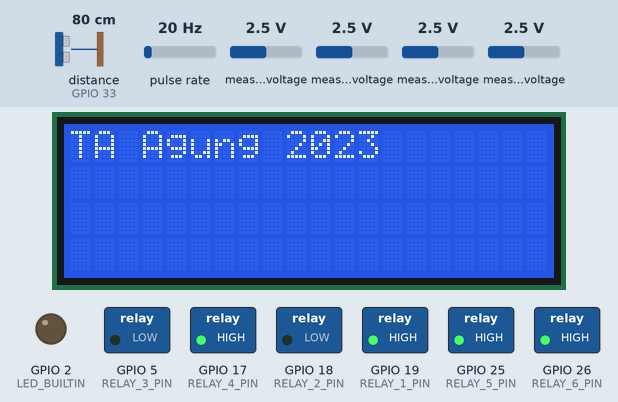
This sketch was run on a simulated ESP32. On the bench: 20×4 character LCD, switched loads named in the sketch (green lamp = pin HIGH), output pins drawn as LEDs (lit = HIGH). Wiring (inferred from the names in the program): ultrasonic range finder: trigger GPIO 32; echo GPIO 33; pulse sensor: data GPIO 16. The test bench sets the inputs (shaded band); at power-on: distance to the obstacle (sensor on GPIO 33) 80 cm, measured voltage 2.5 V, pulse rate 20 Hz. The echo pulse lasts 58.3 µs per cm; WiFi joins after 1.5 s; servers stay silent unless stated; no MQTT or app messages arrive unless stated; pins used as bus, display or sensor lines are not drawn; what the sketch prints to the serial monitor is not drawn.

Above: at 3.3 s.
At 7.4 s:
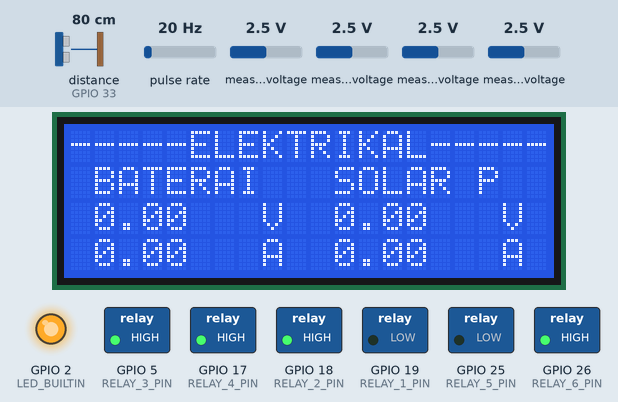
7.5 s: distance to the obstacle (sensor on GPIO 33) set to 2 cm
At 9.57 s:
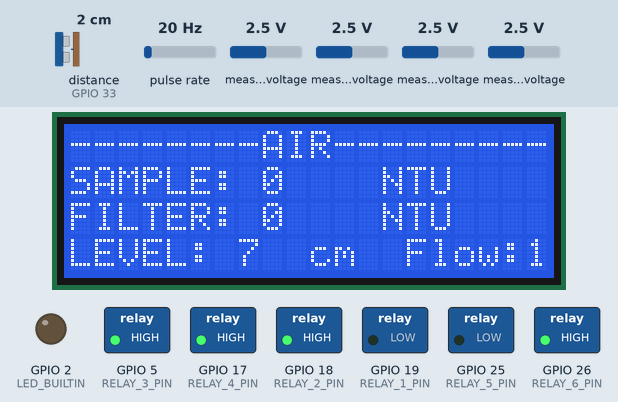
10.1 s: measured voltage (sensor 200) set to 1.5 V
11.9 s: measured voltage (sensor 200) set to 1.2 V
At 13.89 s:
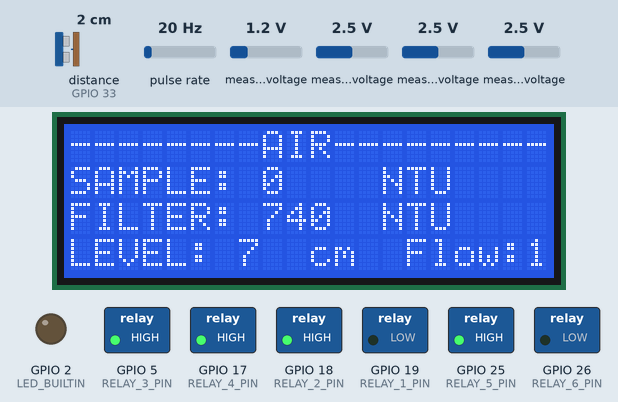
14.6 s: measured voltage (sensor 201) set to 1.5 V
16.8 s: measured voltage (sensor 201) set to 1.2 V
At 17.33 s:
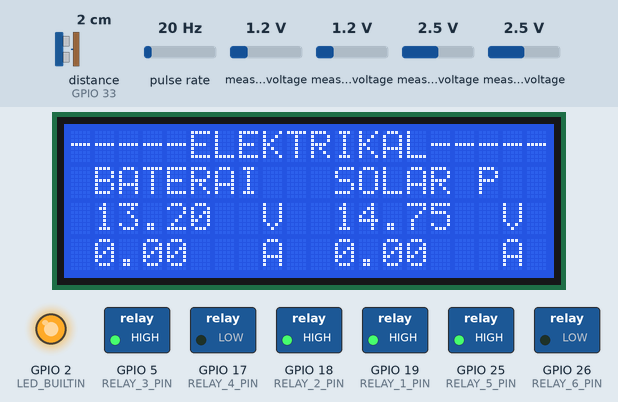
19.0 s: measured voltage (sensor 200) set to 2.5 V
At 21.2 s:
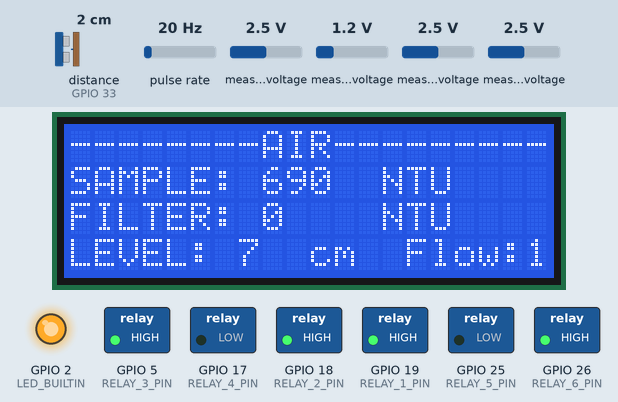
Timing chart, 0 to 22.2 s (numbered marks = the images above; inputs shaded):
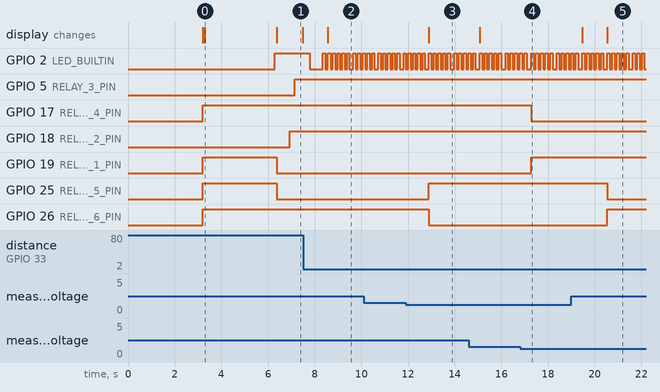

The sketch:

TA_Agung_ESP.ino
```cpp
#include <WiFi.h>
#include <PubSubClient.h>                   // Install Library by Nick O'Leary version 2.7.0
#include "ADS1X15.h"                        // Install Library by Rob Tillaart version 0.3.9
#include <LiquidCrystal_I2C.h>              // Install Library by Marco Schwartz version 1.1.2

#include "mqtt_secrets.h"

char nama_wifi[] = "Monggo nunut";
char password_wifi[] = "fan071196";

WiFiClient espClient;
PubSubClient client(espClient);

#define MQTT_ID         "ddfdf6cd-f3eb-4936-a8cb-440ff3518b96"

#define MQTT_BROKER     "broker.emqx.io"            //
#define MQTT_PORT       1883                        //
#define MQTT_USERNAME   ""                          // Change to your Username from Broker
#define MQTT_PASSWORD   ""                          // Change to your password from Broker
#define MQTT_TIMEOUT    10
#define MQTT_QOS        0
#define MQTT_RETAIN     false

#define MQTT2_BROKER    "mqtt3.thingspeak.com"
#define MQTT2_PORT      1883
#define MQTT2_TIMEOUT   10
#define MQTT2_QOS       0
#define MQTT2_RETAIN    false
#define CHANNEL_ID      2193286

#define MQTT_LEN  100
String mqtt_payload;

#define SERIAL_LEN   1000
char text[SERIAL_LEN];

#define LED_BUILTIN         2

#define FLOW_PIN            16
float calibrationFactor = 4.5;

#define RELAY_ON            LOW
#define RELAY_OFF           HIGH

#define RELAY_1_PIN         19
#define RELAY_2_PIN         18
#define RELAY_3_PIN         5
#define RELAY_4_PIN         17
#define RELAY_5_PIN         25
#define RELAY_6_PIN         26

#define JARAK_TRIG_PIN      32
#define JARAK_ECHO_PIN      33
#define JARAK_SENSOR_POSISI 8.5

#define GAIN_TURBIDITY      2.5
#define GAIN_V_BAT          11
#define GAIN_I_BATT         0.050
#define GAIN_V_PANEL        18.2
#define GAIN_I_PANEL        0.050

ADS1115 ads1(0x48);
ADS1115 ads2(0x49);

LiquidCrystal_I2C lcd(0x27,20,4);

typedef struct{
    bool connection;
    bool mqtt;
    bool led;
    bool charge;
    bool valve1;
    bool valve2;
    bool valve3;
    bool valve4;
    bool via_filter;
}STATUS_TypeDef;
STATUS_TypeDef status;

#define LED_TIME_MQTT       100
#define LED_TIME_CONNECTED  1000
#define LED_TIME_DISCONNECT 2000

#define TIMEOUT_RECONNECT       60000
#define TIMEOUT_CHART           60000
#define TIMEOUT_UPDATE          1000
#define TIMEOUT_UPDATE_CHARGE   180000
#define TIMEOUT_DISPLAY_PAGE1   5000
#define TIMEOUT_DISPLAY_PAGE2   10000
#define TIMEOUT_SENSOR          100
typedef struct{
    uint32_t led;
    uint32_t connection;
    uint32_t chart;
    uint32_t update;
    uint32_t update_charge;
    uint32_t update_sensor;
    uint32_t display;
}TIMEOUT_TypeDef;
TIMEOUT_TypeDef timeout;

#define VOLT_PANEL_CHARGE       10.0
#define VOLT_PANEL_DISCHARGE    8.0
typedef struct{
    float turbidity1;
    float turbidity2;
    float flow;
    uint16_t flow_counter;
    float water_level;
    float v_bat;
    float i_bat;
    float v_panel;
    float i_panel;
}DATA_TypeDef;
DATA_TypeDef data;

uint8_t sensor_n = 0;

void setup(){
    delay(3000);
    Serial.begin(115200);

    initLed();
    flowInit();
    levelInit();
    relayInit();
    lcdInit();
    lcd.setCursor(0,0);
    lcd.print("TA Agung 2023");

    status.connection = false;
    status.mqtt = false;
    status.via_filter = false;

    timeout.connection = millis() - TIMEOUT_RECONNECT;
    timeout.update = millis();
    timeout.display = millis();

    Serial.println("Init");

    delay(3000);

    // openValve1();
    // openValve3();
}

void loop(){
    if(WiFi.isConnected()){
        uint32_t led_timeout = LED_TIME_CONNECTED;
        if(status.connection){  led_timeout = LED_TIME_MQTT;    }
        toggleLed(led_timeout);

        if(status.connection){
            status.connection = client.loop();

            processData();
            publishChart();
        }
        else{
            status.connection = mqttConnect();
        }
    }
    else{
        toggleLed(LED_TIME_DISCONNECT);

        wifiReconnect();
    }

    if((millis() - timeout.update) > TIMEOUT_UPDATE){
        uint32_t elapsed_time = millis() - timeout.update;

        Serial.println("=========== update ==============");

        data.flow = flowValue(elapsed_time);
        data.water_level = waterLevel();

        lcd.clear();
        if((millis() - timeout.display) < TIMEOUT_DISPLAY_PAGE1){
            lcd.setCursor(0,0); lcd.print("-----ELEKTRIKAL-----");
            lcd.setCursor(0,1); lcd.print(" BATERAI   SOLAR P  ");
            lcd.setCursor(0,2); lcd.print("        V         V ");
            lcd.setCursor(0,3); lcd.print("        A         A ");

            lcd.setCursor(1,2); lcd.printf("%0.2f", data.v_bat);
            lcd.setCursor(11,2); lcd.printf("%0.2f", data.v_panel);

            lcd.setCursor(1,3); lcd.printf("%0.2f", data.i_bat);
            lcd.setCursor(11,3); lcd.printf("%0.2f", data.i_panel);
        }
        else {
            lcd.setCursor(0,0); lcd.print("--------AIR---------");
            lcd.setCursor(0,1); lcd.print("SAMPLE:      NTU");
            lcd.setCursor(0,2); lcd.print("FILTER:      NTU");
            lcd.setCursor(0,3); lcd.print("LEVEL:    cm  Flow: ");

            lcd.setCursor(8,1); lcd.printf("%0.0f", data.turbidity1);
            lcd.setCursor(8,2); lcd.printf("%0.0f", data.turbidity2);

            lcd.setCursor(7,3); lcd.printf("%0.0f", data.water_level);
            lcd.setCursor(19,3);
            if(data.flow > 0){  lcd.print("1"); }
            else{               lcd.print("0"); }

            if((millis() - timeout.display) > TIMEOUT_DISPLAY_PAGE2){
                timeout.display = millis();
            }
        }

        flowEnable();
        timeout.update = millis();

        if(data.turbidity1 > 100){
            closeValve1();
            openValve2();
        }
        else{
            closeValve2();
            openValve1();
        }

        if(data.turbidity2 > 100){
            closeValve3();
            openValve4();
        }
        else{
            closeValve4();
            openValve3();
        }
    }
    else{
        if((millis() - timeout.update_sensor) > TIMEOUT_SENSOR){

            ads1.begin(21,22);   ads1.setDataRate(7);
            ads2.begin(21,22);   ads2.setDataRate(7);

            sensor_n++;
            switch(sensor_n){
                case 1: data.turbidity1 = turbidity1(); break;
                case 2: data.turbidity2 = turbidity2(); break;
                case 3: data.v_bat = vBatt(); break;
                case 4: data.i_bat = iBatt(); break;
                case 6:
                    /* Charge Control */
                    if(status.charge){
                        if((millis() - timeout.update_charge) > TIMEOUT_UPDATE_CHARGE){
                            timeout.update_charge = millis();

                            Serial.println("Panel Charge");
                            offCharge();
                            delay(200);
                        }

                        if(data.v_panel < VOLT_PANEL_DISCHARGE){
                            offCharge();
                        }
                    }
                    else{
                        data.v_panel = vPanel();
                        if(data.v_panel > VOLT_PANEL_CHARGE){
                            onCharge();
                        }
                    }
                    break;
                case 5: data.i_panel = iPanel(); break;
                default : sensor_n = 0; break;
            }

            timeout.update_sensor = millis();
        }
    }

    if(data.flow > 0){

    }
}

void processData(){
    if(status.mqtt){
        Serial.println(mqtt_payload);

        int index = mqtt_payload.indexOf("|");

        if(mqtt_payload.substring(0, index) == "GET"){
            index++;
            if(mqtt_payload.substring(index) == "DATA"){
                publishData();
            }
        }

        clearDataMqtt();

        status.mqtt = false;
    }
}

void publishData(){
    /* DATA|valve1|valve2|turbidity1|turbidity2|level|flow|vbat|ibat|vpanel|ipanel*/
    sprintf(text, "DATA|%d|%d|%0.0f|%0.0f|%0.0f|%0.0f|%0.2f|%0.2f|%0.2f|%0.2f|%d|%d",
                status.valve1, status.valve2, data.turbidity1, data.turbidity2, data.water_level, data.flow, data.v_bat, data.i_bat, data.v_panel, data.i_panel, status.valve3, status.valve4);

    mqttPublish(text);
}

void publishChart(){
    if((millis() - timeout.chart) > TIMEOUT_CHART){
        timeout.chart = millis();
        status.connection = false;

        Serial.println("chart");

        client.disconnect();
        client.setServer(MQTT2_BROKER, MQTT2_PORT);

        for(uint8_t n=0; n<MQTT2_TIMEOUT; n++){
            if(client.connect(SECRET_MQTT_CLIENT_ID, SECRET_MQTT_USERNAME, SECRET_MQTT_PASSWORD)){

                sprintf(text,"field1=%d&field2=%d&field3=%.0f&field4=%.0f&field5=%.2f&field6=%.3f&field7=%.2f&field8=%.3f&status=MQTTPUBLISH",
                        status.valve1, status.valve2,
                        data.turbidity1, data.water_level,
                        data.v_bat, data.i_bat,
                        data.v_panel, data.i_panel);

                char topic[50];
                memset(&topic, 0, 50);
                sprintf(topic,"channels/%d/publish", CHANNEL_ID);
                client.publish(topic,text,false);

                break;
            }
        }
    }
}

/***** Relay Handle ******/
void relayInit(){
    pinMode(RELAY_1_PIN, OUTPUT);
    pinMode(RELAY_2_PIN, OUTPUT);
    pinMode(RELAY_3_PIN, OUTPUT);
    pinMode(RELAY_4_PIN, OUTPUT);
    pinMode(RELAY_5_PIN, OUTPUT);
    pinMode(RELAY_6_PIN, OUTPUT);

    offCharge();
    closeValve1();
    closeValve2();
    closeValve3();
    closeValve4();
}

void onCharge(){
    if(status.charge == false){
        timeout.update_charge = millis();
    }

    digitalWrite(RELAY_2_PIN, RELAY_OFF);
    delay(200);
    digitalWrite(RELAY_3_PIN, RELAY_OFF);
    status.charge = true;
}

void offCharge(){
    digitalWrite(RELAY_3_PIN, RELAY_ON);
    delay(200);
    digitalWrite(RELAY_2_PIN, RELAY_ON);
    status.charge = false;
}

void openValve1(){
    digitalWrite(RELAY_1_PIN, RELAY_ON);
    status.valve1 = true;
}

void closeValve1(){
    digitalWrite(RELAY_1_PIN, RELAY_OFF);
    status.valve1 = false;
}

void openValve2(){
    digitalWrite(RELAY_4_PIN, RELAY_ON);
    status.valve2 = true;
}

void closeValve2(){
    digitalWrite(RELAY_4_PIN, RELAY_OFF);
    status.valve2 = false;
}

void openValve3(){
    digitalWrite(RELAY_5_PIN, RELAY_ON);
    status.valve3 = true;
}

void closeValve3(){
    digitalWrite(RELAY_5_PIN, RELAY_OFF);
    status.valve3 = false;
}

void openValve4(){
    digitalWrite(RELAY_6_PIN, RELAY_ON);
    status.valve4 = true;
}

void closeValve4(){
    digitalWrite(RELAY_6_PIN, RELAY_OFF);
    status.valve4 = false;
}

/***** MQTT Handle *******/
void callback(char* topic, byte* payload, unsigned int length) { //A new message has been received
    if(status.mqtt == false){
        for(uint16_t i=0; i < length; i++){
            mqtt_payload += (char) payload[i];
        }

        status.mqtt = true;
    }
}

bool mqttConnect(){
    Serial.println("mqtt");

    clearDataMqtt();
    status.mqtt = false;

    client.disconnect();
    client.setServer(MQTT_BROKER, MQTT_PORT);
    client.setCallback(callback);

    if( client.connect(MQTT_ID, MQTT_USERNAME, MQTT_PASSWORD) ){
        delay(500);
        if(client.subscribe("samikro/cmd/project/6", MQTT_QOS)){
            return true;
        }
    }

    return false;
}

void mqttPublish(char *payload){
    client.publish("samikro/data/project/6",payload,false);
}

/***** WIFI Handle *****/
void wifiReconnect(){
    if((millis() - timeout.connection) > TIMEOUT_RECONNECT){
        timeout.connection = millis();

        Serial.println("wifi");

        status.connection = false;
        WiFi.disconnect();

        WiFi.disconnect(true);
        WiFi.mode(WIFI_STA);
        yield();

        WiFi.begin(nama_wifi, password_wifi);
    }
};

/***** Turbidity Setting ******/
float turbidityNtu(float volt){
    if(volt < 2.5){
        return 3000;
    }else{
        return -1120.4*pow(volt,2)+5742.3*volt-4353.8;
    }
}

float turbidity1(){
    Serial.print("Turbidity 1 ");

    float ntu = 0.0;

    if(ads2.isConnected()){
        ads2.setGain(2);     // GAIN 2.048

        int16_t raw = ads2.readADC(1);
        float vTurbidity = raw * ads2.toVoltage(1) * GAIN_TURBIDITY;

        if(vTurbidity < 0){   vTurbidity = 0;   }

        ntu = turbidityNtu(vTurbidity) - 2100;

        if(ntu < 0) ntu = 0;

        Serial.println(ntu);
    }
    else{
        Serial.println("Not Connect");
    }

    return ntu;
}

float turbidity2(){
    Serial.print("Turbidity 2 ");

    float ntu = 0.0;

    if(ads2.isConnected()){
        ads2.setGain(2);     // GAIN 2.048

        int16_t raw = ads2.readADC(0);
        float vTurbidity = raw * ads2.toVoltage(1) * GAIN_TURBIDITY;

        if(vTurbidity < 0){   vTurbidity = 0;   }

        ntu = turbidityNtu(vTurbidity) - 2050;

        if(ntu < 0) ntu = 0;

        Serial.println(ntu);
    }
    else{
        Serial.println("Not Connect");
    }
    return ntu;
}

/***** Voltage And Current Setting ****/
float vBatt(){
    Serial.print("VBatt ");
    float vBat = 0.0;

    if(ads1.isConnected()){
        ads1.setGain(2);     // GAIN 2.048

        int16_t raw = ads1.readADC(0);
        vBat = raw * ads1.toVoltage(1) * GAIN_V_BAT;

        if(vBat < 0){   vBat = 0;   }

        Serial.println(vBat);
    }
    else{
        Serial.println("Not Connect");
    }
    return vBat;
}

float iBatt(){
    Serial.print("IBatt ");
    float iLoad = 0.0;

    if(ads1.isConnected()){
        ads1.setGain(16);    // GAIN 0.254

        int16_t raw = ads1.readADC_Differential_1_3();
        iLoad = (raw * ads1.toVoltage(1)) / GAIN_I_BATT;

        if(-0.01 < iLoad && iLoad < 0.01){
            iLoad = 0.0;
        }

        Serial.println(iLoad);
    }
    else{
        Serial.println("Not Connect");
    }
    return iLoad;
}

float vPanel(){
    Serial.print("VPanel ");
    float vPanel = 0.0;

    if(ads2.isConnected()){
        ads2.setGain(2);     // GAIN 2.048

        int16_t raw = ads2.readADC(2);
        vPanel = raw * ads2.toVoltage(1) * GAIN_V_PANEL;

        vPanel -= data.v_bat;

        if(vPanel < 0){   vPanel = 0;   }

        Serial.println(vPanel);
    }
    else{
        Serial.println("Not Connect");
    }
    return vPanel;
}

float iPanel(){
    Serial.print("IPanel ");
    float iPanel = 0.0;

    if(ads1.isConnected()){
        ads1.setGain(16);    // GAIN 0.254

        int16_t raw = ads1.readADC_Differential_2_3();
        iPanel = -1 * (raw * ads1.toVoltage(1)) / GAIN_I_PANEL;

        if(-0.01 < iPanel && iPanel < 0.01){
            iPanel = 0.0;
        }

        Serial.println(iPanel);
    }
    else{
        Serial.println("Not Connect");
    }
    return iPanel;
}

/***** Flow Setting ****/
void flowCounter(){
    data.flow_counter++;
}

void flowInit(){
    pinMode(FLOW_PIN, INPUT);
    flowEnable();
}

void flowEnable(){
    data.flow_counter = 0;
    attachInterrupt(FLOW_PIN, flowCounter, FALLING);
}

float flowValue(uint32_t elapsed_time){
    detachInterrupt(FLOW_PIN);

    // Because this loop may not complete in exactly 1 second intervals we calculate
    // the number of milliseconds that have passed since the last execution and use
    // that to scale the output. We also apply the calibrationFactor to scale the output
    // based on the number of pulses per second per units of measure (litres/minute in
    // this case) coming from the sensor.
    float flowRate = ((1000.0 / elapsed_time) * data.flow_counter) / calibrationFactor;

    Serial.printf("Flow %0.0f\r\n", flowRate);
    return flowRate;
}

/***** PING Setting *****/
void levelInit(){
    pinMode(JARAK_TRIG_PIN, OUTPUT);
    pinMode(JARAK_ECHO_PIN, INPUT);
}

float waterLevel(){
    // Clears the trigPin
    digitalWrite(JARAK_TRIG_PIN, LOW);
    delayMicroseconds(2);
    // Sets the trigPin on HIGH state for 10 micro seconds
    digitalWrite(JARAK_TRIG_PIN, HIGH);
    delayMicroseconds(10);
    digitalWrite(JARAK_TRIG_PIN, LOW);
    // Reads the echoPin, returns the sound wave travel time in microseconds
    unsigned long duration = pulseIn(JARAK_ECHO_PIN, HIGH);
    // Calculating the distance
    float distance = duration * 0.017;

    float level;
    if(distance > JARAK_SENSOR_POSISI){
        level = 0;
    }
    else{
        level = JARAK_SENSOR_POSISI - distance;
    }

    Serial.print("Jarak "); Serial.println(level);
    return level;
}

/***** LCD Setting *****/
void lcdInit(){
    lcd.init();
    lcd.clear();
    lcd.backlight();      // Make sure backlight is on
}

/***** LED Setting *****/
void initLed(){
    pinMode(LED_BUILTIN, OUTPUT);
    setLed(true);
}

void toggleLed(uint32_t timer){
    if((millis() - timeout.led) > timer){
        timeout.led = millis();

        if(status.led == false){
            setLed(true);
        }else{
            setLed(false);
        }
    }
}

void setLed(bool state){
    if(state){    digitalWrite(LED_BUILTIN, LOW);     }// nyalakan LED
    else{    digitalWrite(LED_BUILTIN, HIGH);    }// matikan LED

    status.led = state;
}

/***** Tambahan *******/
void clearDataMqtt(){
    mqtt_payload = "";
}

int findChar(char * data, char character, int start_index){
    int n;
    for(n=start_index; n < strlen(data); n++){
        if(data[n] == character){
            break;
        }
    }

    return n;
}

String charToString(char * data, int start, int end){
    String buff = "";
    for(int n=start; n<=end; n++){
        buff += data[n];
    }

    return buff;
}
```

mqtt_secrets.h
```cpp
#define SECRET_MQTT_USERNAME "NSEONxIBOxUrMTg0LxEQNB4"
#define SECRET_MQTT_CLIENT_ID "NSEONxIBOxUrMTg0LxEQNB4"
#define SECRET_MQTT_PASSWORD "MywC7VxYZziQqx4+8D0RJCZZ"
```

Measured:
- the behaviour switches between 1.4 and 1.3 V on measured voltage (sensor 200) (found by bisection; images 2 and 3)
- the behaviour switches between 1.4 and 1.3 V on measured voltage (sensor 201) (found by bisection; images 3 and 4)
- after the input at 7.5 s, the display: changes after 1.1 s (image 2)
- after the input at 11.9 s, GPIO 25 (RELAY_5_PIN): LOW → HIGH after 1.0 s; GPIO 26 (RELAY_6_PIN): HIGH → LOW after 1.0 s; the display: changes after 1.0 s (image 3)
- after the input at 16.8 s, GPIO 17 (RELAY_4_PIN): HIGH → LOW after 0.48 s; GPIO 19 (RELAY_1_PIN): LOW → HIGH after 0.48 s
- after the input at 19.0 s, GPIO 25 (RELAY_5_PIN): HIGH → LOW after 1.5 s; GPIO 26 (RELAY_6_PIN): LOW → HIGH after 1.5 s; the display: first differs from a run without the input after 1.5 s (image 5)
- by itself, GPIO 2 (LED_BUILTIN): repeats every 1.1 s: HIGH 0.10 s, LOW 0.17 s, 4 × (HIGH 0.10 s, LOW 0.10 s)
